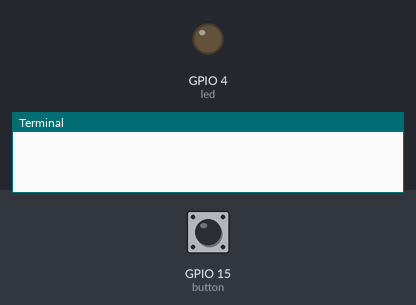
Recording of a program running on a simulated Raspberry Pi (BCM pin numbers). Parts: output pins drawn as LEDs (lit = HIGH), the last lines printed to the terminal. The test bench sets the inputs (shaded band); at power-on: GPIO 15 (button) LOW.

Above: at 1.2 s.
1.3 s: GPIO 15 (button) pulled HIGH for 0.15 s
At 2.5 s:
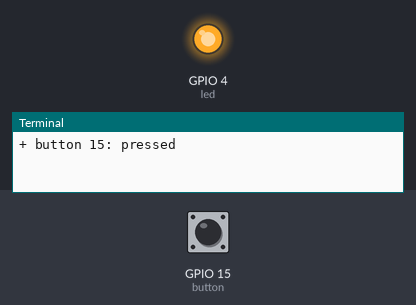
2.9 s: GPIO 15 (button) pulled HIGH for 1 s
At 3.7 s:
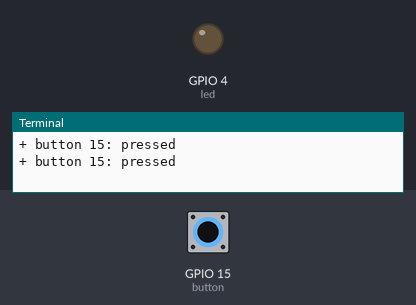
5.4 s: GPIO 15 (button) pulled HIGH for 3.2 s
At 6.8 s:
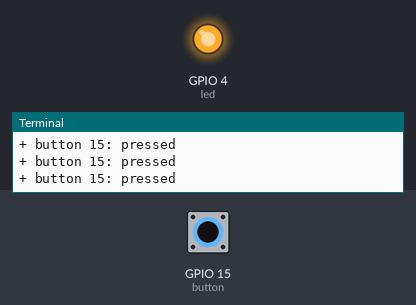
Timing chart, 0 to 8.4 s (numbered marks = the images above; inputs shaded):
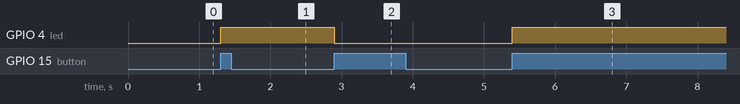

The program:

simple_2.py
```python
'''
 LED connected to GPIO pin 4
 Button connected to the pin 15.

 turn the LED on/off on the button press.

 # option 1
 using global variables in callback
'''

from gpiozero import LED, Button
from time import sleep

# initialize button and LED
led = LED(4)
button = Button(15, pull_up=False)
is_led_on = False


def on_press(btn):
    global is_led_on
    global led

    print "+ button %d: pressed" % btn.pin.number
    led.off() if is_led_on else led.on()
    is_led_on = not is_led_on


button.when_pressed = on_press


if __name__ == "__main__":
    try:
        # wait till keypress
        while True:
            sleep(10)

    except KeyboardInterrupt:
        exit(0)
```

Measured:
- after the input at 1.3 s, GPIO 4 (led): LOW → HIGH at once
- after the input at 2.9 s, GPIO 4 (led): HIGH → LOW at once
- after the input at 5.4 s, GPIO 4 (led): LOW → HIGH at once
